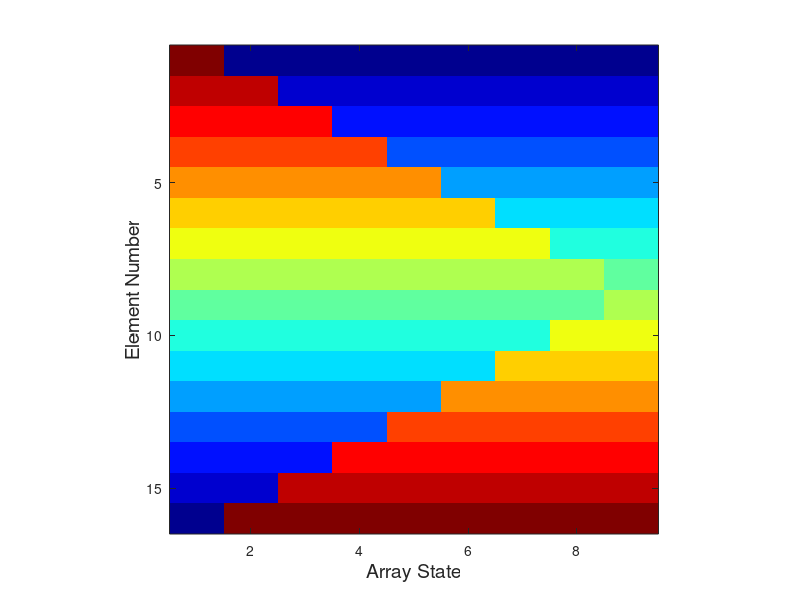

MATLAB code to generate this figure:
%%%%%%%%%%%%%%%%%%%%%%%%%%%%%%%%%%%%%%%%%%%%%%%%%%%%%%%%%%%%%%%%%%%%%%%%%%%
% TItle: Selection Sort Algorithm Visualisation for Reversed Arrays
% Author: Ian van der Linde, PhD
% Rev Date: 24-01-19
%%%%%%%%%%%%%%%%%%%%%%%%%%%%%%%%%%%%%%%%%%%%%%%%%%%%%%%%%%%%%%%%%%%%%%%%%%%
clear all;
close all;
clc;
N = 16; % Length of array to be sorted
V = N:-1:1; % Generate an array containing integers from N down to 1
changeNumber = 1;
arrayState(1:N,changeNumber) = V;
changeNumber = changeNumber + 1;
disp(['Array sorted: ' num2str(V)]);
for currentFocus = 1:numel(V)
 lowestPos = currentFocus;
 for rhs = currentFocus+1:length(V)
 if(V(rhs) < V(lowestPos))
 lowestPos = rhs;
 end % if
 end % for
 if(lowestPos~=currentFocus)
 temp = V(lowestPos);
 V(lowestPos) = V(currentFocus);
 V(currentFocus) = temp;
 arrayState(1:N,changeNumber) = V;
 changeNumber = changeNumber + 1;

 end % if
end % for
disp(['Array sorted: ' num2str(V)]);
figure;
imagesc(arrayState);
axis square;
colormap jet;
ylabel('Element Number','FontSize',14);
xlabel('Array State','FontSize',14);
% Store High-resolution Image Suitable for use in Reports
print -f1 -r300 -dbmp selectionSortVisualisation.bmp